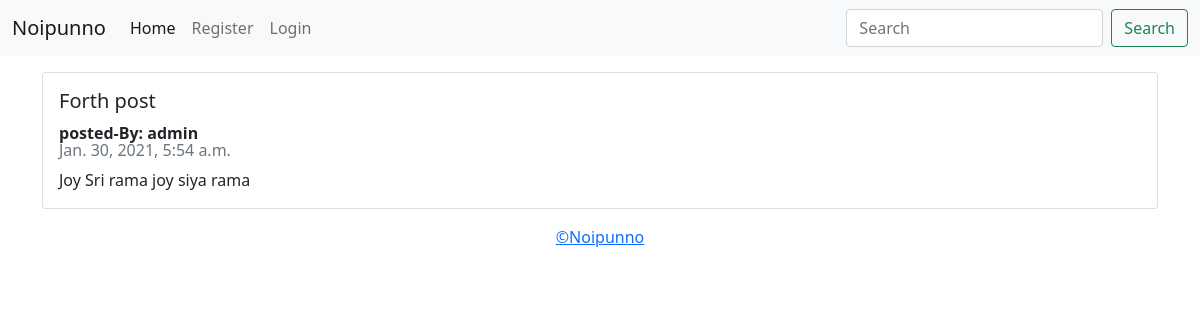
/blog_details/4, run on the app's committed database.
### blog_app/models.py (models this page shows, shortened)
class Blog(models.Model):
    user_id = models.ForeignKey(User, on_delete=models.CASCADE)
    title = models.CharField(max_length=200)
    desc = models.TextField()
    date = models.DateTimeField(auto_now_add=True, null=True)

### blog_app/views.py (the view)
# urls.py: path('blog_details/<int:id>', views.blog_details, name='blog_details'),
def blog_details(request, id):
    blog = Blog.objects.get(id=id)
    context = {'blog': blog}
    return render(request, 'blog_details.html', context)

### templates/blog_details.html (shortened to what this page needs)
{% extends 'base.html' %}
{% block body%}
<div class="container py-3">
    <div class="card" >
      <div class="card-body">
        <h5 class="card-title">{{blog.title}}</h5>
          <b>posted-By:   {{blog.user_id.username}}</b>
        <h6 class="card-subtitle mb-2 text-muted ">{{blog.date}}</h6>
        <p class="card-text">{{blog.desc}}</p>
      </div>
    </div>
</div>
{% endblock body%}

### templates/base.html (shortened to what this page needs)
<!doctype html>
<html lang="en">
  <head>
    <link href="https://cdn.jsdelivr.net/npm/bootstrap@5.0.0-beta1/dist/css/bootstrap.min.css" rel="stylesheet">
  </head>
  <body>
        <nav class="navbar navbar-expand-lg navbar-light bg-light">
          <div class="container-fluid">
            <a class="navbar-brand" href="/">Noipunno</a>
            <div class="collapse navbar-collapse" id="navbarSupportedContent">
              <ul class="navbar-nav me-auto mb-2 mb-lg-0">
                <li class="nav-item">
                  <a class="nav-link active" aria-current="page" href="/">Home</a>
                </li>
                {% if user.is_authenticated %}
                  <li class="nav-item">
                  <a class="nav-link" href="/">{{request.user}}</a>
                </li>
                <li class="nav-item">
                  <a class="nav-link" href="/post_blog">Post Blog</a>
                </li>
                {% if user.id == blog.user_id_id %}
                <li class="nav-item">
                  <a class="nav-link " href="/edit/{{blog.id}}">Edit Blog</a>
                </li>
                <li class="nav-item">
                  <a class="nav-link" href="/delete/{{blog.id}}">Delete Blog</a>
                </li>
                {% endif %}
                <li class="nav-item">
                  <a class="nav-link" href="logout">Logout</a>
                </li>
                {% else %}
                <li class="nav-item">
                  <a class="nav-link" href="register">Register</a>
                </li>
                <li class="nav-item">
                  <a class="nav-link " href="login">Login</a>
                </li>
                {% endif %}
              </ul>
              <form class="d-flex">
                <input class="form-control me-2" type="search" placeholder="Search" aria-label="Search">
                <button class="btn btn-outline-success" type="submit">Search</button>
              </form>
            </div>
          </div>
        </nav>
    {% block body%}
    {% endblock body%}
  </body>
        <footer>
        <div class="footer">
          <div class="row">
          <a class="text-center">&copy;Noipunno</a>
          </div>
        </div>
        </footer>
</html>

### data on the page
Blog: title "Forth post", user_id.username "admin", date "Jan. 30, 2021, 5:54 a.m.", desc "Joy Sri rama joy siya rama"
